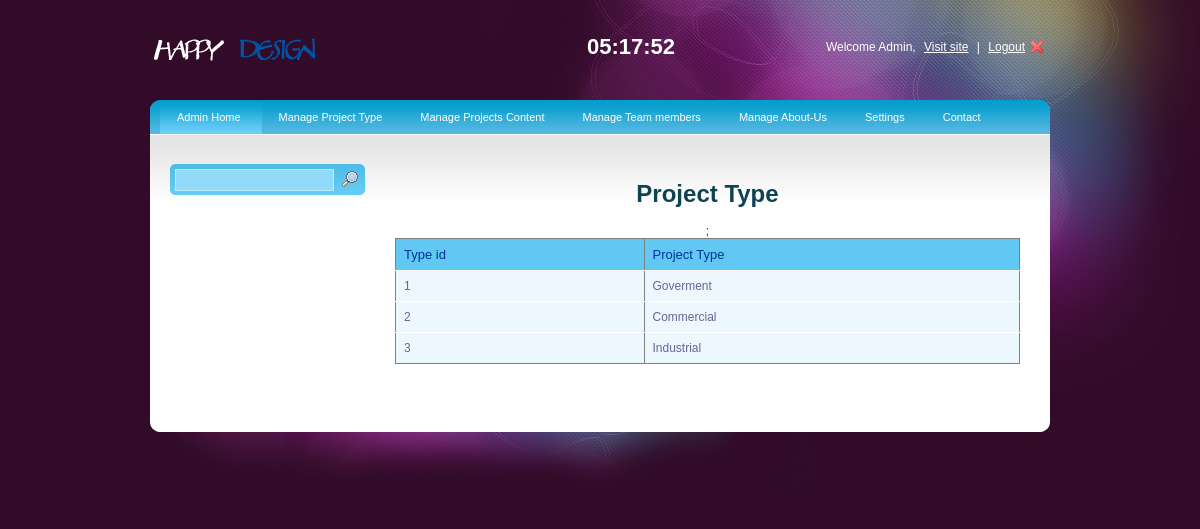
The app's page /Admin_panel/View_project_type.php with its own data.
### tables this page shows
CREATE TABLE IF NOT EXISTS `project_type` (
  `id` int(4) NOT NULL AUTO_INCREMENT,
  `type` varchar(255) NOT NULL,
  PRIMARY KEY (`id`)
);

### Admin_panel/View_project_type.php (the view, shortened to what this page needs)
<!DOCTYPE html PUBLIC "-//W3C//DTD XHTML 1.0 Transitional//EN" "http://www.w3.org/TR/xhtml1/DTD/xhtml1-transitional.dtd">
<html xmlns="http://www.w3.org/1999/xhtml">
<head>
<link rel="stylesheet" type="text/css" href="style.css" />
<link rel="stylesheet" type="text/css" media="all" href="niceforms-default.css" />
</head>
<body>
<div id="main_container">
	<div class="header">
    <div class="logo"><a href="#"><img src="images/logo2.png" alt="" title="" border="0" /></a></div>
    <div class="right_header">Welcome Admin,  <a href="../index.html">Visit site</a> |  <a href="logout.php" class="logout">Logout</a></div>
    <div class="jclock"></div>
    </div>
    <div class="main_content">
                    <div class="menu">
                    <ul>
                    <li><a class="current" href="index.php">Admin Home</a></li>
                    <li><a href="index.html">Manage Project Type</a>
                    </li>
                    <li><a href="index.html">Manage Projects Content</a>
                    </li>
                    <li><a href="index.html">Manage Team members</a>
                    </li>
                    <li><a href="index.html">Manage About-Us </a>
                    </li>
                    <li><a href="index.html">Settings</a>
                        </li>
                        </ul>
                    <li><a href="contact_us.php">Contact</a></li>
                    </div>
    <div class="center_content">
    <div class="left_content">
    		<div class="sidebar_search">
            <form action = "search_type.php" method = "post" name="ser" onsubmit="return(validate())">
            <input type="text" name="name" value = "" class="search_input" />
			<input type="image" name="submit" class = "search_submit" src="images/search.png" />
            </form>
            </div>
            </div>
    <div class="right_content" >
	<h1>Project Type</h1>
<?php
$result = mysql_query("select * from project_type");
echo "<table id='rounded-corner' border='1'>;
<tr>
<thead>
<th>Type id</th>
<th>Project Type</th>
</tr>
</thead>
";
while($row = mysql_fetch_array($result)) {
  echo "<tr>";
  echo "<td>" . $row['id'] . "</td>";
  echo "<td>" . $row['type'] . "</td>";
  echo "</tr>";
}
echo "</table>";
?>
     </div>
  </div>
    </div>
    <div class="footer">
    </div>
</div>
</body>
</html>

### Admin_panel/style.css (style rules this page uses)
body { background:url(images/bg.jpg) no-repeat center top #310b28; font-family:Arial, Helvetica, sans-serif; padding:0; font-size:12px; margin:0 auto; color: #0e4354; }
a { color:#256c89; }
#main_container { margin:0 auto; width:900px; padding:0px 0 0px 0; }
.header { width:900px; height:100px; }
.logo { float:left; padding:35px 0 0 0; }
.jclock { color:#FFFFFF; float:right; font-size:22px; font-weight:bold; padding:34px 25px 0 0; }
.right_header { width:350px; float:right; text-align:right; color:#FFFFFF; padding:40px 0 0 0; }
.right_header a { margin:0 5px 0 5px; text-decoration:underline; color:#FFFFFF; }
.right_header a.logout { background:url(images/user_logout.png) no-repeat right; padding-right:20px; }
.main_content { margin:0 auto; width:900px; height:auto; padding:0px 0 50px 0; background:url(images/menu_bg.jpg) no-repeat center top #fff; }
.footer { width:900px;height:87px;background:url(images/footer_bg.jpg) no-repeat center top; }
.menu { font-size:11px;padding:0px 10px 0 10px; float:left; width:880px; }
.menu ul { padding:0;margin:0;list-style-type:none; height:34px; }
.menu ul li { float:left;height:34px;line-height:34px; }
.menu a, .menu a:visited { display:block;float:left;height:100%;font-size:11px;text-decoration:none;color:#fff;padding:0 21px 0 17px; }
.menu a.current { background:url(images/menu_bg.gif) repeat-x center; }
.center_content { clear:both; }
.left_content { width:195px; float:left; padding:30px 0 0 20px; }
.right_content { width:625px; float:left; padding:30px 0 0 30px; text-align:center; }
.sidebar_search { background:url(images/sidebar_menu_top.gif) no-repeat center; width:195px; height:31px; margin:0 0 5px 0; }
input.search_input { width:155px; height:16px; margin:5px 0 0 5px; border:1px #bdebfd solid; background:#92dbf8; padding:4px 0 0 2px; float:left; color:#096184; font-size:11px; }
input.search_submit { float:left; background:none; border:none; margin:7px 0 0 8px; }
#rounded-corner { margin:0px; width:625px; text-align: left; border-collapse: collapse; }
#rounded-corner th { padding: 8px; font-weight: normal; font-size: 13px; color: #039; background: #60c8f2; }
#rounded-corner td { padding: 8px; background: #ecf8fd; border-top: 1px solid #fff; color: #669; }

### Admin_panel/niceforms-default.css (style rules this page uses)
select, input, textarea, button { outline:none; resize:none; }

### records on screen
project_type: id "1", type "Goverment"
project_type: id "2", type "Commercial"
project_type: id "3", type "Industrial"
